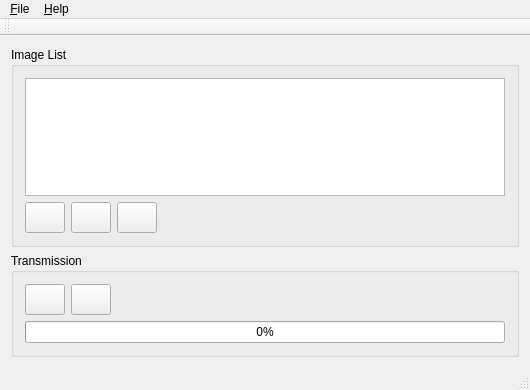
<?xml version="1.0" encoding="UTF-8"?>
<ui version="4.0">
 <class>ClientMainWindow</class>
 <widget class="QMainWindow" name="ClientMainWindow">
  <property name="geometry">
   <rect>
    <x>0</x>
    <y>0</y>
    <width>530</width>
    <height>390</height>
   </rect>
  </property>
  <property name="windowTitle">
   <string>ClientMainWindow</string>
  </property>
  <widget class="QWidget" name="centralWidget">
   <layout class="QVBoxLayout" name="verticalLayout_2">
    <item>
     <widget class="QGroupBox" name="groupBox">
      <property name="title">
       <string>Image List</string>
      </property>
      <layout class="QVBoxLayout" name="verticalLayout">
       <item>
        <widget class="QTableView" name="tableView">
         <property name="sizePolicy">
          <sizepolicy hsizetype="Expanding" vsizetype="Expanding">
           <horstretch>0</horstretch>
           <verstretch>0</verstretch>
          </sizepolicy>
         </property>
         <property name="editTriggers">
          <set>QAbstractItemView::NoEditTriggers</set>
         </property>
         <property name="selectionMode">
          <enum>QAbstractItemView::ExtendedSelection</enum>
         </property>
         <property name="selectionBehavior">
          <enum>QAbstractItemView::SelectRows</enum>
         </property>
         <property name="showGrid">
          <bool>false</bool>
         </property>
        </widget>
       </item>
       <item>
        <layout class="QHBoxLayout" name="horizontalLayout">
         <item>
          <widget class="QPushButton" name="pushButton_open">
           <property name="minimumSize">
            <size>
             <width>31</width>
             <height>31</height>
            </size>
           </property>
           <property name="text">
            <string/>
           </property>
           <property name="icon">
            <iconset resource="images.qrc">
             <normaloff>:/open.png</normaloff>:/open.png</iconset>
           </property>
          </widget>
         </item>
         <item>
          <widget class="QPushButton" name="pushButton_remove">
           <property name="enabled">
            <bool>true</bool>
           </property>
           <property name="minimumSize">
            <size>
             <width>31</width>
             <height>31</height>
            </size>
           </property>
           <property name="text">
            <string/>
           </property>
           <property name="icon">
            <iconset resource="images.qrc">
             <normaloff>:/minus_red.png</normaloff>:/minus_red.png</iconset>
           </property>
          </widget>
         </item>
         <item>
          <widget class="QPushButton" name="pushButton_clear">
           <property name="enabled">
            <bool>true</bool>
           </property>
           <property name="minimumSize">
            <size>
             <width>31</width>
             <height>31</height>
            </size>
           </property>
           <property name="text">
            <string/>
           </property>
           <property name="icon">
            <iconset resource="images.qrc">
             <normaloff>:/cross.png</normaloff>:/cross.png</iconset>
           </property>
          </widget>
         </item>
         <item>
          <spacer name="horizontalSpacer">
           <property name="orientation">
            <enum>Qt::Horizontal</enum>
           </property>
           <property name="sizeHint" stdset="0">
            <size>
             <width>40</width>
             <height>20</height>
            </size>
           </property>
          </spacer>
         </item>
        </layout>
       </item>
      </layout>
     </widget>
    </item>
    <item>
     <widget class="QGroupBox" name="groupBox_2">
      <property name="title">
       <string>Transmission</string>
      </property>
      <layout class="QVBoxLayout" name="verticalLayout_3">
       <item>
        <layout class="QHBoxLayout" name="horizontalLayout_2">
         <item>
          <widget class="QPushButton" name="pushButton_send">
           <property name="enabled">
            <bool>true</bool>
           </property>
           <property name="minimumSize">
            <size>
             <width>31</width>
             <height>31</height>
            </size>
           </property>
           <property name="text">
            <string/>
           </property>
           <property name="icon">
            <iconset resource="images.qrc">
             <normaloff>:/mail.png</normaloff>:/mail.png</iconset>
           </property>
          </widget>
         </item>
         <item>
          <widget class="QPushButton" name="pushButton_terminate">
           <property name="enabled">
            <bool>true</bool>
           </property>
           <property name="minimumSize">
            <size>
             <width>31</width>
             <height>31</height>
            </size>
           </property>
           <property name="text">
            <string/>
           </property>
           <property name="icon">
            <iconset resource="images.qrc">
             <normaloff>:/stop.png</normaloff>:/stop.png</iconset>
           </property>
          </widget>
         </item>
         <item>
          <spacer name="horizontalSpacer_2">
           <property name="orientation">
            <enum>Qt::Horizontal</enum>
           </property>
           <property name="sizeHint" stdset="0">
            <size>
             <width>40</width>
             <height>20</height>
            </size>
           </property>
          </spacer>
         </item>
        </layout>
       </item>
       <item>
        <widget class="QProgressBar" name="progressBar">
         <property name="value">
          <number>0</number>
         </property>
        </widget>
       </item>
      </layout>
     </widget>
    </item>
   </layout>
  </widget>
  <widget class="QMenuBar" name="menuBar">
   <property name="geometry">
    <rect>
     <x>0</x>
     <y>0</y>
     <width>530</width>
     <height>19</height>
    </rect>
   </property>
   <widget class="QMenu" name="menu_File">
    <property name="title">
     <string>&amp;File</string>
    </property>
    <addaction name="action_Open"/>
    <addaction name="separator"/>
    <addaction name="action_Exit"/>
   </widget>
   <widget class="QMenu" name="menu_Help">
    <property name="title">
     <string>&amp;Help</string>
    </property>
    <addaction name="action_About"/>
   </widget>
   <addaction name="menu_File"/>
   <addaction name="menu_Help"/>
  </widget>
  <widget class="QToolBar" name="mainToolBar">
   <attribute name="toolBarArea">
    <enum>TopToolBarArea</enum>
   </attribute>
   <attribute name="toolBarBreak">
    <bool>false</bool>
   </attribute>
  </widget>
  <widget class="QStatusBar" name="statusBar"/>
  <action name="action_Open">
   <property name="text">
    <string>&amp;Open Files</string>
   </property>
   <property name="shortcut">
    <string>Ctrl+O</string>
   </property>
  </action>
  <action name="action_Exit">
   <property name="text">
    <string>E&amp;xit</string>
   </property>
   <property name="shortcut">
    <string>Ctrl+Q</string>
   </property>
  </action>
  <action name="action_About">
   <property name="text">
    <string>&amp;About</string>
   </property>
  </action>
 </widget>
 <layoutdefault spacing="6" margin="11"/>
 <resources>
  <include location="images.qrc"/>
 </resources>
 <connections/>
</ui>
